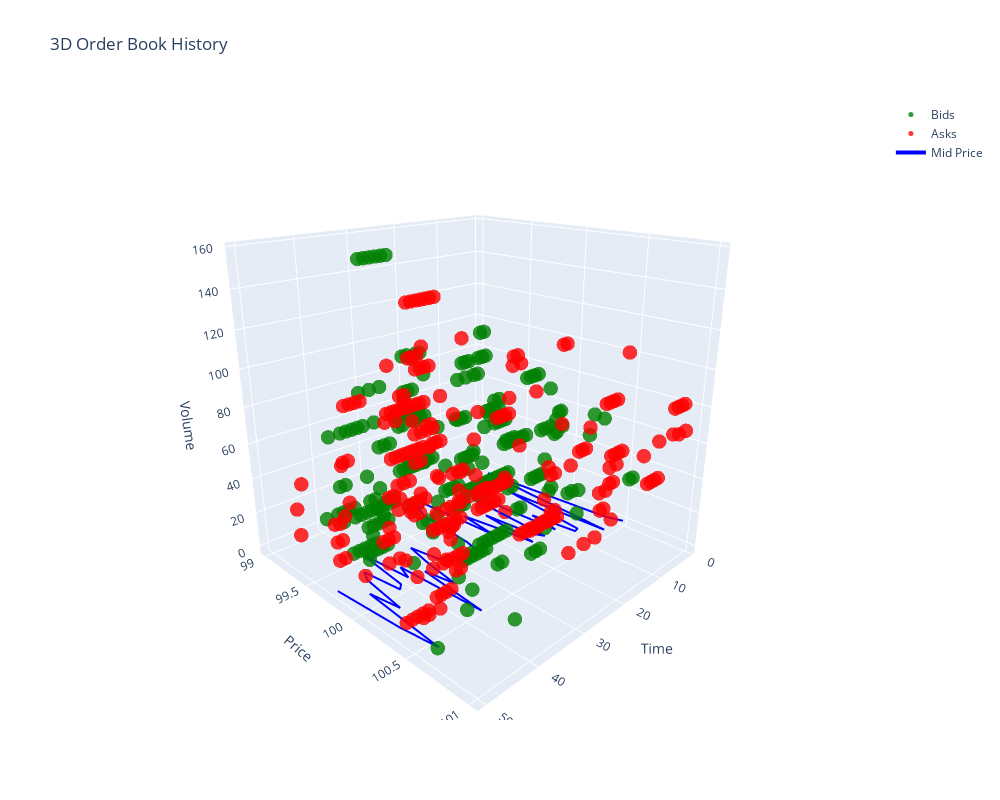

Notebook cell for this chart:
### Markdown cell above
### 3D Order Book History

### Code cell
def plot_3d_order_book_history():
    """Create a 3D visualization of order book history"""
    lob = LimitOrderBook(tick_size=0.01, num_levels=10)
    simulator = PoissonOrderFlowSimulator(lob, lambda_limit=5.0, lambda_market=3.0, lambda_cancel=2.0)
    
    # Run simulation and collect data
    history = []
    for _ in range(50):
        simulator.step(1.0)
        snapshot = lob.get_order_book_snapshot(levels=5)
        mid_price = lob.get_mid_price()
        spread = lob.get_spread()
        history.append({
            'time': simulator.current_time,
            'snapshot': snapshot,
            'mid_price': mid_price,
            'spread': spread
        })
    
    # Prepare data for 3D plot
    times = []
    prices = []
    volumes = []
    types = []
    
    for entry in history:
        time = entry['time']
        snapshot = entry['snapshot']
        
        for price, volume in snapshot['bids'].items():
            times.append(time)
            prices.append(price)
            volumes.append(volume)
            types.append('Bid')
        
        for price, volume in snapshot['asks'].items():
            times.append(time)
            prices.append(price)
            volumes.append(volume)
            types.append('Ask')
    
    df = pd.DataFrame({
        'Time': times,
        'Price': prices,
        'Volume': volumes,
        'Type': types
    })
    
    # Create 3D plot
    fig = go.Figure()
    
    # Add bids
    bids = df[df['Type'] == 'Bid']
    fig.add_trace(go.Scatter3d(
        x=bids['Time'],
        y=bids['Price'],
        z=bids['Volume'],
        mode='markers',
        marker=dict(
            size=5,
            color='green',
            opacity=0.8
        ),
        name='Bids'
    ))
    
    # Add asks
    asks = df[df['Type'] == 'Ask']
    fig.add_trace(go.Scatter3d(
        x=asks['Time'],
        y=asks['Price'],
        z=asks['Volume'],
        mode='markers',
        marker=dict(
            size=5,
            color='red',
            opacity=0.8
        ),
        name='Asks'
    ))
    
    # Add mid price line
    mid_prices = [(entry['time'], entry['mid_price']) for entry in history if entry['mid_price'] is not None]
    if mid_prices:
        mid_times, mid_prices = zip(*mid_prices)
        fig.add_trace(go.Scatter3d(
            x=mid_times,
            y=mid_prices,
            z=[0]*len(mid_times),
            mode='lines',
            line=dict(
                color='blue',
                width=4
            ),
            name='Mid Price'
        ))
    
    fig.update_layout(
        scene=dict(
            xaxis_title='Time',
            yaxis_title='Price',
            zaxis_title='Volume',
            camera=dict(
                eye=dict(x=1.5, y=1.5, z=0.8)
            )
        ),
        title='3D Order Book History',
        width=1000,
        height=800
    )
    
    fig.show()

# Display the 3D plot
plot_3d_order_book_history()

### Figure 1 — Plotly figure (JSON) as saved in the notebook; plotly's stock layout.template omitted (floating-point values rounded to 4 significant figures; data arrays with more than 128 entries replaced by an {"elided": "..."} marker saying what was removed)
{"data": [{"marker": {"color": "green", "opacity": 0.8, "size": 5}, "mode": "markers", "name": "Bids", "type": "scatter3d", "x": {"elided": "233 int values"}, "y": {"elided": "233 float values"}, "z": {"elided": "233 int values"}}, {"marker": {"color": "red", "opacity": 0.8, "size": 5}, "mode": "markers", "name": "Asks", "type": "scatter3d", "x": {"elided": "238 int values"}, "y": {"elided": "238 float values"}, "z": {"elided": "238 int values"}}, {"line": {"color": "blue", "width": 4}, "mode": "lines", "name": "Mid Price", "type": "scatter3d", "x": [1, 2, 4, 5, 6, 7, 8, 9, 10, 11, 12, 13, 14, 15, 16, 17, 18, 19, 20, 21, 22, 23, 24, 25, 26, 27, 28, 29, 30, 31, 32, 33, 34, 35, 36, 37, 38, 39, 40, 41, 42, 43, 44, 45, 46, 47, 48, 49, 50], "y": [100.5, 100.4, 99.25, 99.84, 100.5, 99.61, 99.98, 100.3, 100.4, 99.98, 100.2, 99.47, 99.47, 100.2, 100.2, 99.74, 100.2, 99.9, 99.64, 99.97, 99.27, 99.31, 99.31, 99.42, 99.92, 100.1, 100.0, 100.1, 100.1, 99.94, 99.96, 99.94, 99.7, 99.91, 100.2, 99.98, 100.5, 99.84, 99.97, 99.53, 99.99, 100.0, 99.72, 99.81, 100.2, 99.94, 100.6, 100.3, 99.77], "z": [0, 0, 0, 0, 0, 0, 0, 0, 0, 0, 0, 0, 0, 0, 0, 0, 0, 0, 0, 0, 0, 0, 0, 0, 0, 0, 0, 0, 0, 0, 0, 0, 0, 0, 0, 0, 0, 0, 0, 0, 0, 0, 0, 0, 0, 0, 0, 0, 0]}], "layout": {"height": 800, "scene": {"camera": {"eye": {"x": 1.5, "y": 1.5, "z": 0.8}}, "xaxis": {"title": {"text": "Time"}}, "yaxis": {"title": {"text": "Price"}}, "zaxis": {"title": {"text": "Volume"}}}, "title": {"text": "3D Order Book History"}, "width": 1000}}
